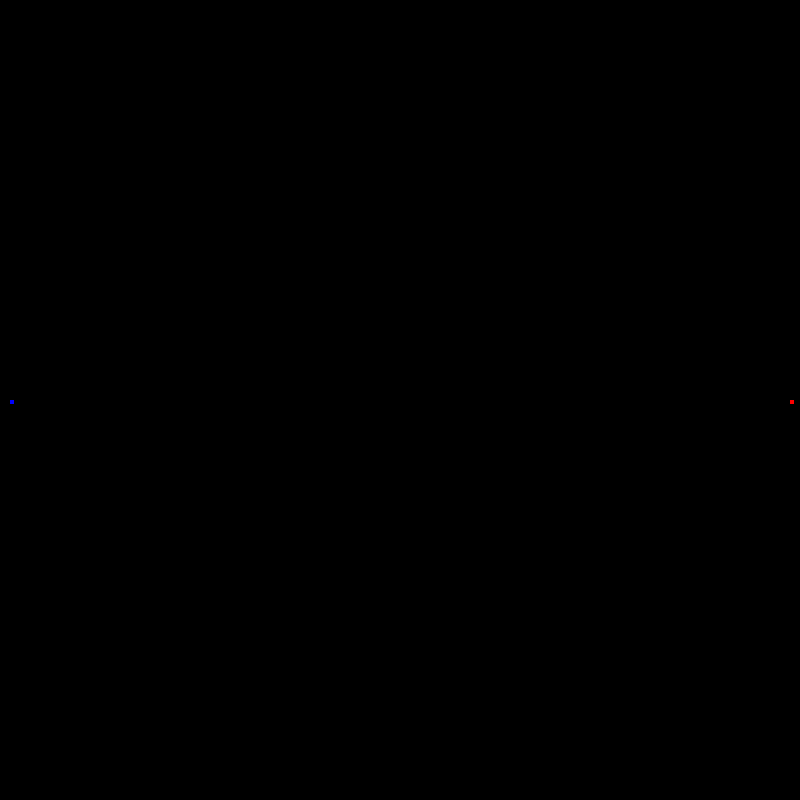
Frame 1 (no input)
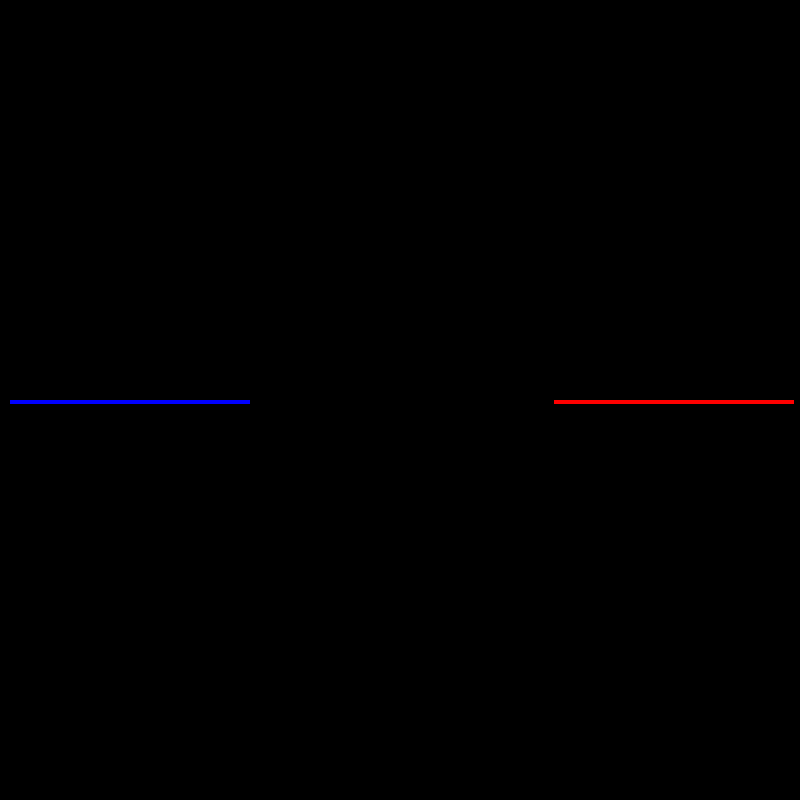
Frame 60 (the mouse pressed at the canvas centre just before this capture)
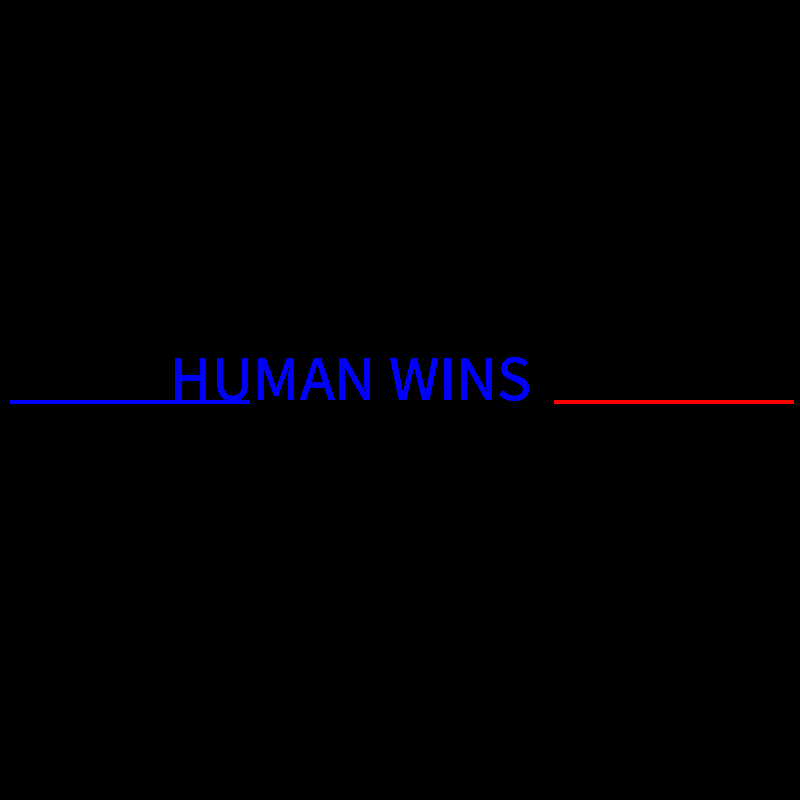
Frame 120 (the mouse held since frame 60 and released just before this capture)

The Processing sketch that drew these frames (run headless with seeded random() and noise(); from frame 60 on, the mouse is pressed at the canvas centre):

// Processing sketch: processing_77822
// ── processing_77822.pde

//Gregory Taxerman, TRON, CP1 16-17


int x = 10;
int y = 400;
int dir = RIGHT;
int compX = 790;
int compY = 400;
int compDIR = LEFT;
boolean gameOver = false;
boolean winner = true;
void setup ()
{
  size(800, 800);
  background(0);
  frameRate(45);
}

void draw ()
{
  if (gameOver == true)
  {
    if (winner == true)
    {
      textSize(64);
      fill(0, 0, 255);
      text("HUMAN WINS", 170, 400);
    }
    else if (winner == false)
    {
      textSize(64);
      fill(255, 0, 0);
      text("COMPUTER WINS", 100, 400);
    }
  }
  else
  {
    human ();
    computer ();
  }
}

void keyPressed()
{
  if (key == 'w')
  {
    dir = UP;
  }
  else if (key == 's')
  {
    dir = DOWN;
  }
  else if (key == 'a')
  {
    dir = LEFT;
  }
  else if (key == 'd')
  {
    dir = RIGHT;
  }
}

void human ()
{
  if (get(x, y) != color(0, 0, 0))
  {
    gameOver = true;
    winner = false;
  }
  else
  {
    stroke(0, 0, 255);
    fill(0, 0, 255);
    rect(x, y, 3, 3);
    if (dir == RIGHT)
    {
      x = x + 4;
    }
    else if (dir == LEFT)
    {
      x = x - 4;
    }
    else if (dir == UP)
    {
      y = y - 4;
    }
    else if (dir == DOWN)
    {
      y = y + 4;
    }
  }
}

void computer ()
{
  if (get(compX, compY) != color(0, 0, 0))
  {
    gameOver = true;
    winner = true;
  }
  else
  {
    stroke(255, 0, 0);
    fill(255, 0, 0);
    rect(compX, compY, 3, 3);
    if (compDIR == RIGHT)
    {
      compX = compX + 4;
      if (get(compX+4, compY) != color(0, 0, 0))
      {
        compDIR = UP;
      }
    }
    else if (compDIR == LEFT)
    {
      compX = compX - 4;
      if (get(compX-4, compY) != color(0, 0, 0))
      {
        compDIR = DOWN;
      }
    }
    else if (compDIR == UP)
    {
      compY = compY - 4;
      if (get(compX, compY-4) != color(0, 0, 0))
      {
        compDIR = LEFT;
      }
    }

    else if (compDIR == DOWN)
    {
      compY = compY + 4;
      if (get(compX, compY+4) != color(0, 0, 0))
      {
        compDIR = RIGHT;
      }
    }
  }
}

void mousePressed ()
{
  if (mousePressed = true)
  {
    background(0);
    x = 10;
    y = 400;
    dir = RIGHT;
    compX = 790;
    compY = 400;
    compDIR = LEFT;
    gameOver = false;
  }
}
